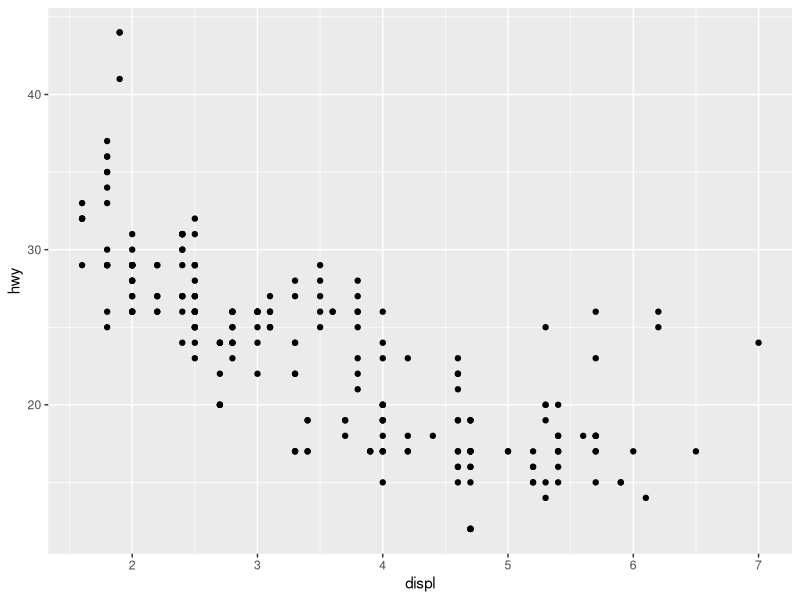
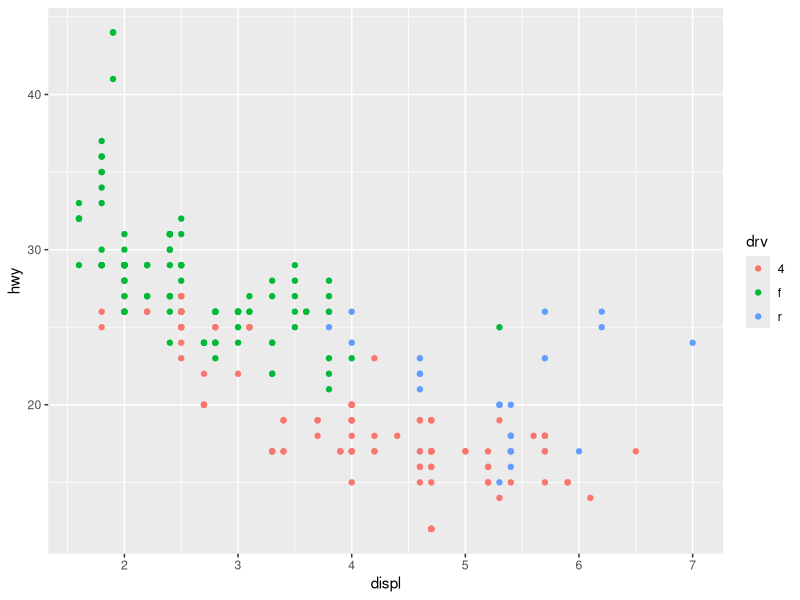
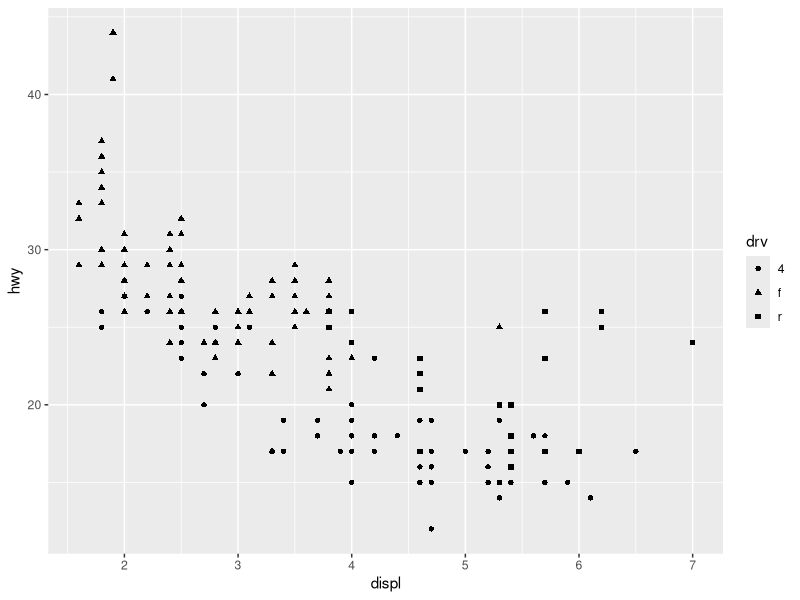
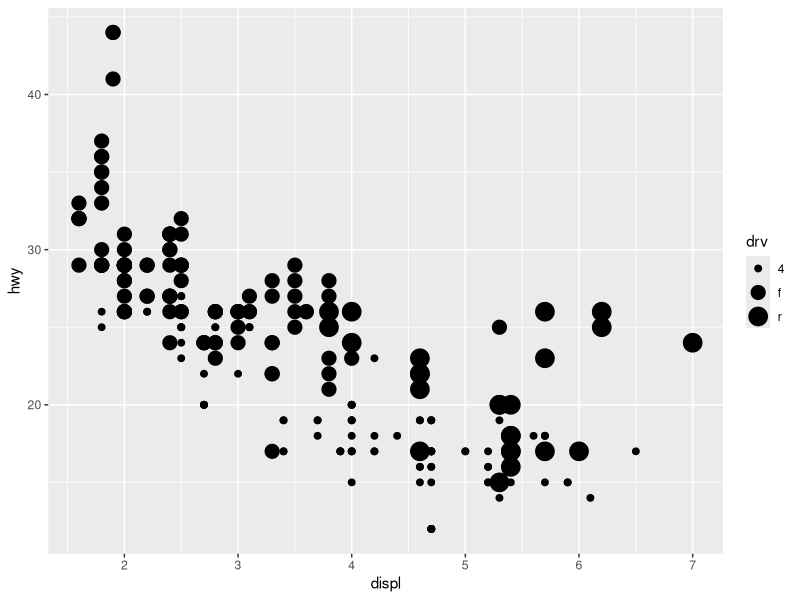
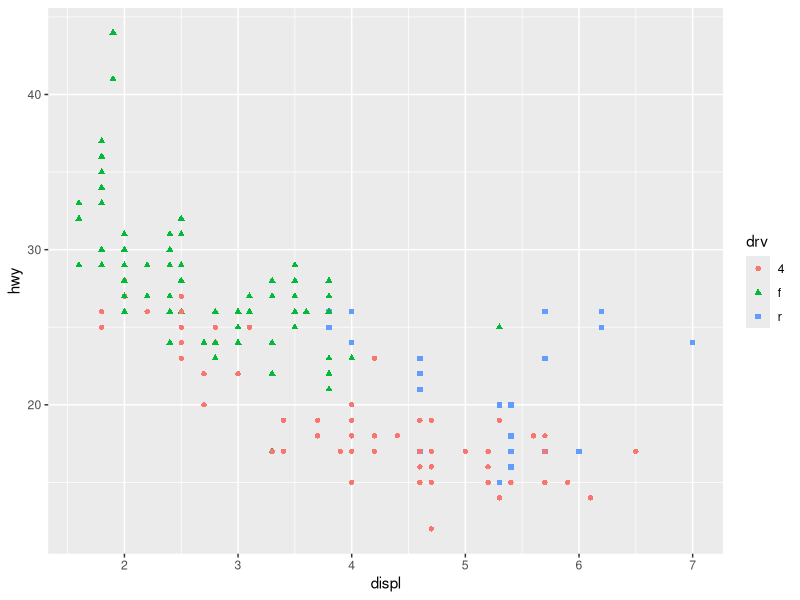
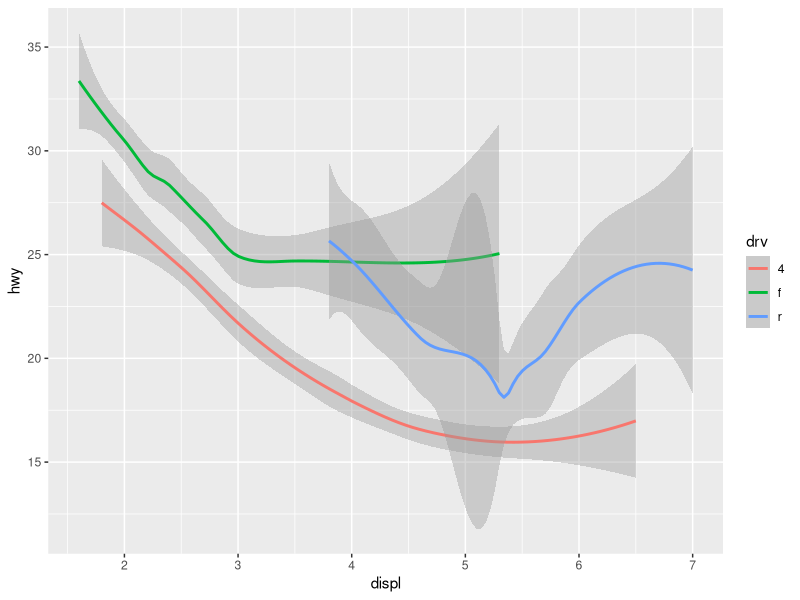
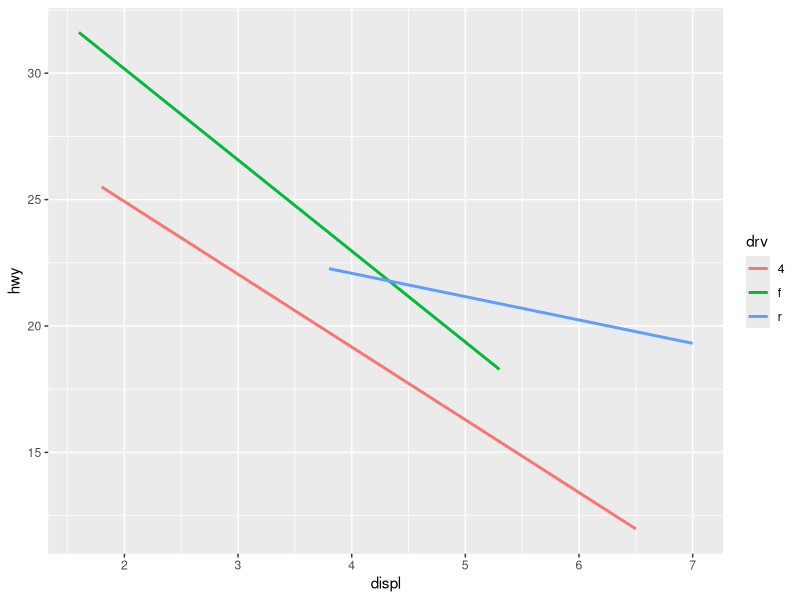
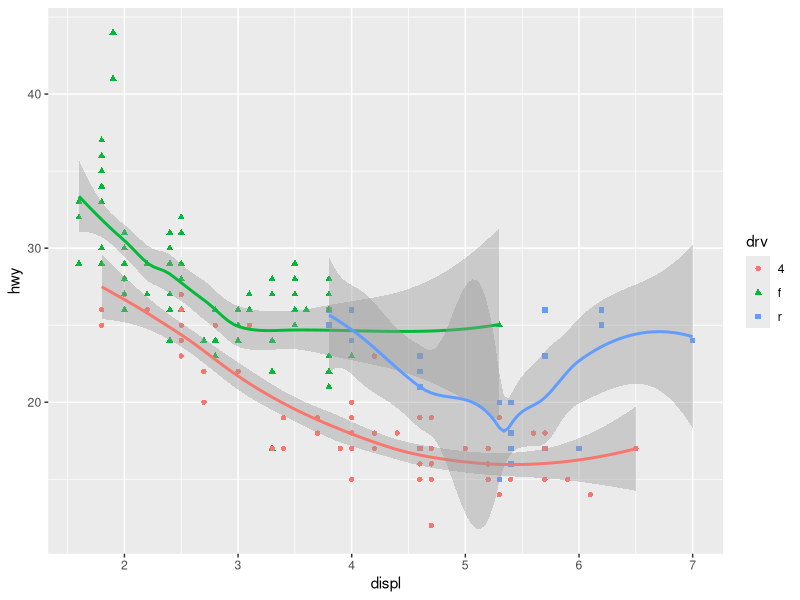

Here is the R script that generated these plots, in order:
## ---- chunk 1
# install.packages('tidyverse'); install.packages('magrittr') 
library(tidyverse); library(magrittr)
## ---- chunk 2
unlist(tapply(mtcars[mtcars$vs == 0, ]$mpg, mtcars[mtcars$vs == 0, ]$cyl, range))
## ---- chunk 3
mtcars0 <- mtcars[mtcars$vs == 0, ]
mt.ranges <- tapply(mtcars0$mpg, mtcars0$cyl, range)

do.call(rbind, mt.ranges)
## ---- chunk 4
mtcars %>% 
  filter(vs == 0) %>% 
  group_by(cyl) %>% 
  summarise(range(mpg), .groups = 'drop')
## ---- chunk 5
mpg ## Dataset from the ggplot2 package
## ---- chunk 6
ggplot(data = mpg) + # base plot
  geom_point(mapping = aes(x = displ, y = hwy)) # specifying points
## ---- chunk 7
ggplot(data = mpg) +
  geom_point(mapping = aes(x = displ, y = hwy, color = drv)) 
## ---- chunk 8
ggplot(data = mpg) +
  geom_point(mapping = aes(x = displ, y = hwy, shape = drv)) 
## ---- chunk 9
ggplot(data = mpg) +
  geom_point(mapping = aes(x = displ, y = hwy, size = drv)) 
## ---- chunk 10
ggplot(data = mpg) +
  geom_point(mapping = aes(x = displ, y = hwy, 
                           shape = drv, color = drv)) 
## ---- chunk 11
ggplot(data = mpg) +
  geom_smooth(mapping = aes(x = displ, y = hwy, color = drv)) 
## ---- chunk 12
ggplot(data = mpg) +
  geom_smooth(mapping = aes(x = displ, y = hwy, color = drv),
              method = 'lm', se = FALSE) # Linear model, no error bars
## ---- chunk 13
ggplot(data = mpg) +
  geom_point(mapping = aes(x = displ, y = hwy,
                            shape = drv, color = drv)) +
  geom_smooth(mapping = aes(x = displ, y = hwy, color = drv),
              show.legend = FALSE) ## Surpress this legend 
## ---- chunk 14
ggplot(data = mpg, 
       aes(x = displ, y = hwy, color = drv) # 'Global' aesthetics
       ) +
  geom_point(aes(shape = drv) # 'Geom specific' aesthetic
             ) +
  geom_smooth(aes(linetype = drv),
              show.legend = FALSE) + # Surpress this legend 
  facet_wrap(~ drv) + # Create subplots by a variable
  labs(title = "Title", subtitle = 'sub', caption = 'caption',
       y = "MPG on Highway", x = "Engine Size (L)") + # Custom Labels
  theme_bw() # New plot theme
## ---- chunk 15
ggplot(mpg, aes(x=class, y=hwy, fill = class)) + # 'Global' aes
  geom_boxplot() + # make a boxplot
  theme_minimal() # 'minimal' theme
## ---- chunk 16
ggplot(mpg, aes(x=class, y=hwy, fill = drv)) + # 'Global' aes
  geom_col() + # make a boxplot
  theme_classic()
## ---- chunk 17
## Pipe into function
head(mtcars) 
mtcars %>% head 

## Pipe into function and include arguments
plot(mtcars$mpg, main = "MPG")
mtcars$mpg %>% plot(main = "MPG") 
## ---- chunk 18
## First column as vector
mtcars[,1] 
## or
mtcars[,'mpg']
## or
mtcars$mpg
## or (unnecessarily)
getElement(mtcars, 'mpg')
## ---- chunk 19
head( mtcars[,1, drop = FALSE] )

head( mtcars[,1:2] )
## ---- chunk 20
## First column as vector
pull(mtcars, 1) # same as mtcars[,1]
## or with the 'pipe'
mtcars %>% pull(1)
mtcars %>% pull(mpg) # same as mtcars$mpg
## ---- chunk 21
subset(mtcars, disp >= mean(disp))
## ---- chunk 22
## Multiple filtering options. 
## Equivalent of multiple '&' statements in subset
mtcars %>% 
  filter(disp >= mean(disp),
         carb == 4,
         vs == 0)
## ---- chunk 23
## Subset data.frame
subset(mtcars, carb == 4, select = c(mpg, cyl, carb))

## Subset to vector
subset(mtcars, carb == 4, select = cyl, drop = TRUE)
## ---- chunk 24
## Subset data.frame
mtcars %>% 
  filter(carb == 4) %>% 
  select(mpg, cyl, carb)

## Subset to vector
mtcars %>% 
  filter(carb == 4) %>% 
  pull(cyl)
## ---- chunk 25
mtcars$log.mpg <- log(mtcars$mpg)
## ---- chunk 26
mtcars$s.mpg <- (mtcars$mpg - mean(mtcars$mpg))/sd(mtcars$mpg)

# Or just use the 'scale' function
# mtcars$s.mpg <- scale(mtcars$mpg)
## ---- chunk 27
mtcars %>% 
  mutate(across(where(is.numeric), scale)) %>% 
  head

## or maybe
mtcars %>% 
  mutate(across(starts_with("c"), log)) %>% 
  head
## ---- chunk 28
## Getting the mean mpg by cyl group
tapply(mtcars$mpg, mtcars$cyl, mean)

## Making a custom function
tapply(mtcars$mpg, mtcars$cyl, function(x) round(mean(x), 2))
## ---- chunk 29
## summarise our data set by one group
mtcars %>% 
  group_by(cyl) %>% 
  summarise(Mean_mpg = mean(mpg), SD_mpg = sd(mpg),
            Mean_disp = mean(disp), SD_disp = sd(disp),
            .groups = 'drop')

## group by multiple variables
mtcars %>% 
  group_by(cyl, vs) %>% 
  summarise(n = n(), Mean_mpg = mean(mpg), SD_mpg = sd(mpg),
            Mean_disp = mean(disp), SD_disp = sd(disp),
            .groups = 'drop')
## ---- chunk 30
## Scaling mpg within cyl category
mtcars %>% 
  group_by(cyl) %>% 
  mutate(s.mpg = scale(mpg))
## ---- chunk 31
mtcars %>% 
  plyr::ddply(~ cyl, .fun = function(set){
    ## linear model for each cly level
    mod <- lm(mpg ~ disp, data = set) 
    
    ## Model coefficients
    coef(mod)
  })
## ---- chunk 32
## Making a list to work with
l.mtcars <- split(mtcars, mtcars$cyl)

l.mtcars %>% 
  plyr::ldply(.fun = function(set) {
    ## linear model for each cly level
    mod <- lm(mpg ~ disp, data = set) 
    
    ## Model coefficients
    coef(mod)
  })
## ---- chunk 33
par(mfrow=c(1,3))
mpg %>% 
  plyr::d_ply(~ drv, .fun = function(set){
    
    ## Linear model for regression line
    .mod <- lm(hwy ~ displ, data = set)
    .coef <- coef(.mod)
  
    ## Title
    title <- paste('drv =', unique(set$drv))
    
    ## Overcomplicated code for colors
    if(unique(set$drv) == 4){
      line.col <- 'firebrick3'
    } else if(unique(set$drv) == 'f'){
      line.col <- 'deepskyblue2'
    } else line.col <- 'forestgreen'
    
    plot(hwy ~ displ, data = set, col = line.col, main = title)
    abline(a = .coef[1], b = .coef[2], col = line.col)
  })

